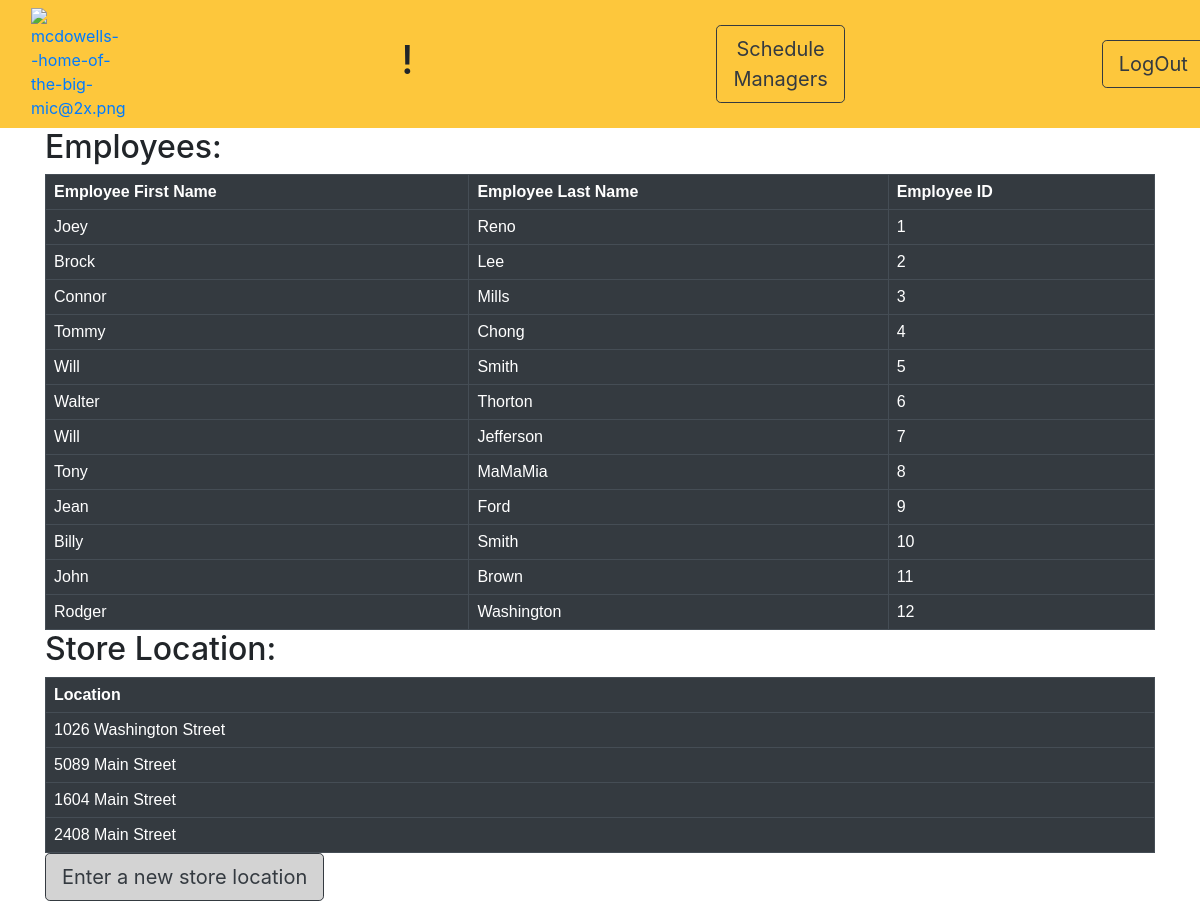
Page /regmanager.php (signed in) on the committed database.
### tables this page shows
CREATE TABLE employees
(
    employee_id INT         NOT NULL AUTO_INCREMENT,  
    first_name  VARCHAR(14) NOT NULL,
    last_name   VARCHAR(16) NOT NULL,
    birth_date  DATE        NOT NULL,
    position    CHAR(1)     NOT NULL,  
    hire_date   DATE        NOT NULL,
    store       INT         NOT NULL,
    PRIMARY KEY (employee_id),
    FOREIGN KEY (store) REFERENCES store(store_id)
);

CREATE TABLE store
(
    store_id   INT         NOT NULL AUTO_INCREMENT,  
    store_location VARCHAR(40) NOT NULL,  
    PRIMARY KEY (store_id, store_location),
    UNIQUE KEY (store_id, store_location)
);

### regmanager.php (the view, shortened to what this page needs)
<?php
require "connect.php";
?>
<html>
<head>
	<link rel="stylesheet" href="https://maxcdn.bootstrapcdn.com/bootstrap/4.5.2/css/bootstrap.min.css">
</head>
<body>
<nav class="navbar navbar-custom">
	<div class="col-1">
		<a href="http://487wbool.adversary.gg/"><img src="http://487wbool.adversary.gg/pictures/mcdowells--home-of-the-big-mic.png" alt="mcdowells--home-of-the-big-mic@2x.png"></a>
	</div>
	<div class="center">
    <h1 id="welcome">
    <?php
      echo '<script "type=text/javascript">',
      'get_name_by_id('.substr($_COOKIE['auth_level'], 1).');',
      '</script>!';
     ?>
     </h1>
     </div>
     <div class="col-sm-1">
            <button id="scheduleManagers" class="btn btn-outline-dark btn-lg" data-toggle="modal" onclick="location.href='http://487wbool.adversary.gg/RegManagerScheduler.php'" >Schedule Managers</button>
     </div>
	<div class="col-sm-1">
		<button onclick=logout_button() id="logOutButton" class="btn btn-outline-dark btn-lg" data-toggle="modal"
				data-target="#calendarModel">LogOut
		</button>
	</div>
</nav>
<div class="container-xl bg-white">
    <h2> Employees: </h2>
        <table class="table-dark">
        <thead>
            <tr>
            <th scope="col">Employee First Name</th>
            <th scope="col">Employee Last Name</th>
            <th scope="col">Employee ID </th>
            </tr>
        </thead>
        <tbody>
      <?php
        $sql = "SELECT employee_id, first_name, last_name FROM employees";
        $result = $conn->query($sql);
        $test = array();
        while ($row = $result->fetch_assoc())
        {
        array_push($test, $row);
        }
         foreach($test as $employee) { ?>
         <tr>
             <td>
               <?php echo $employee['first_name']; ?>
             </td>
             <td>
               <?php echo $employee['last_name']; ?>
             </td>
             <td>
               <?php echo $employee['employee_id']; ?>
             </td>
             </tr>
             <?php
             }
         ?>
        </tbody>
        </table>
    </div>
<div class="container-xl bg-white">
        <h2> Store Location: </h2>
            <table class="table-dark">
                 <thead>
                      <tr>
                      <th scope="col">Location</th>
                     </tr>
                 </thead>
                <tbody>
                <?php
                        $sql = "SELECT store_location FROM store";
                        $result = $conn->query($sql);
                        $test = array();
                        while ($row = $result->fetch_assoc())
                        {
                        array_push($test, $row);
                        }
                         foreach($test as $employee) { ?>
                         <tr>
                             <td>
                               <?php echo $employee['store_location']; ?>
                             </td>
                             </tr>
                             <?php
                             }
                         ?>
                        </tbody>
                        </table>
                        <button type="button" class="btn btn-outline-dark btn-lg" id="submitBtn" data-toggle="modal" data-target="#req_time_off" style= "background-color: #D3D3D3;">Enter a new store location</button>
     </div>
</body>
</html>

### regmanager.php (style rules this page uses)
body { background-image: url("http://487wbool.adversary.gg/pictures/mcdowells-coming-to-america-fa.png"); background-size: cover; }
.navbar-custom { background-color: rgb(253 199 60); border-bottom-color: black; }
table { text-align: center; font-family: arial, sans-serif; border-collapse: collapse; width: 100%; color: black; background-color: Grey; }
td, th { border: 1px solid #dddddd; text-align: left; padding: 8px; }

### rows in the picture
employees: first_name "Joey", last_name "Reno", employee_id "1"
employees: first_name "Brock", last_name "Lee", employee_id "2"
employees: first_name "Connor", last_name "Mills", employee_id "3"
employees: first_name "Tommy", last_name "Chong", employee_id "4"
employees: first_name "Will", last_name "Smith", employee_id "5"
employees: first_name "Walter", last_name "Thorton", employee_id "6"
employees: first_name "Will", last_name "Jefferson", employee_id "7"
employees: first_name "Tony", last_name "MaMaMia", employee_id "8"
employees: first_name "Jean", last_name "Ford", employee_id "9"
employees: first_name "Billy", last_name "Smith", employee_id "10"
employees: first_name "John", last_name "Brown", employee_id "11"
employees: first_name "Rodger", last_name "Washington", employee_id "12"
store: store_location "1026 Washington Street"
store: store_location "5089 Main Street"
store: store_location "1604 Main Street"
store: store_location "2408 Main Street"
